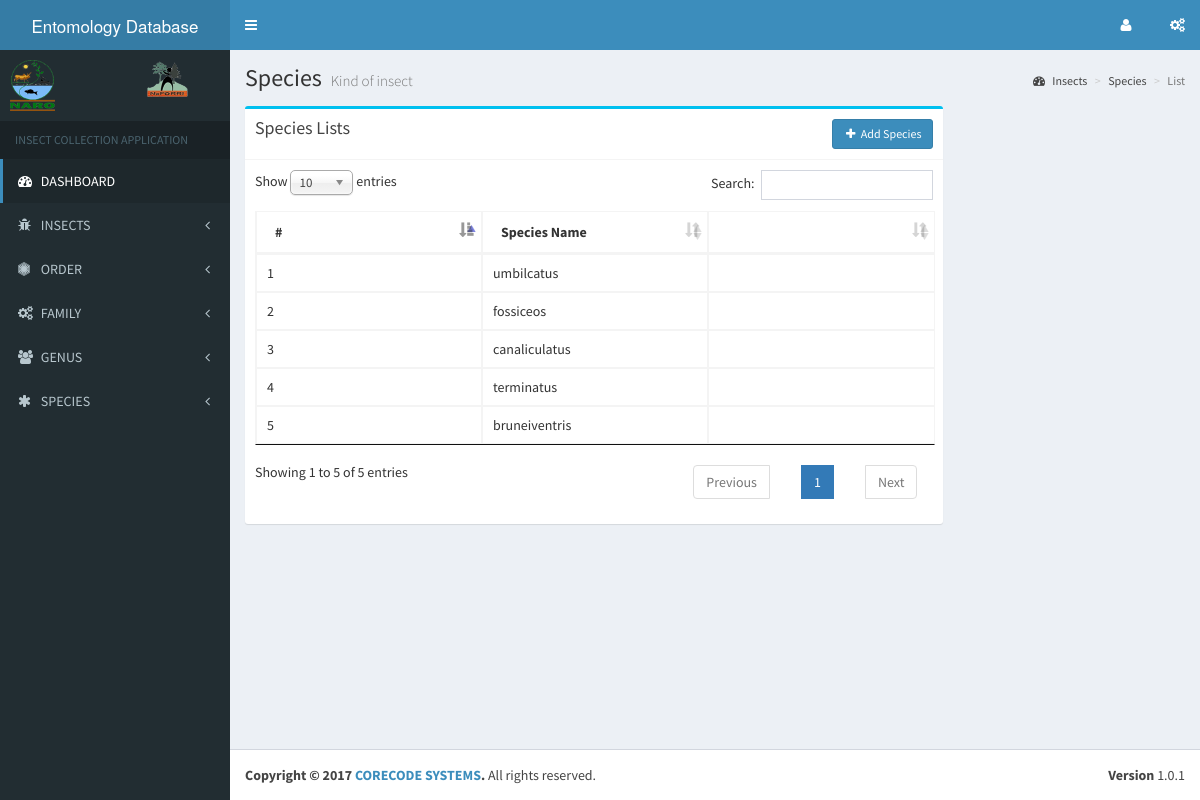
Before: /admin/species_list.php with the older database file.
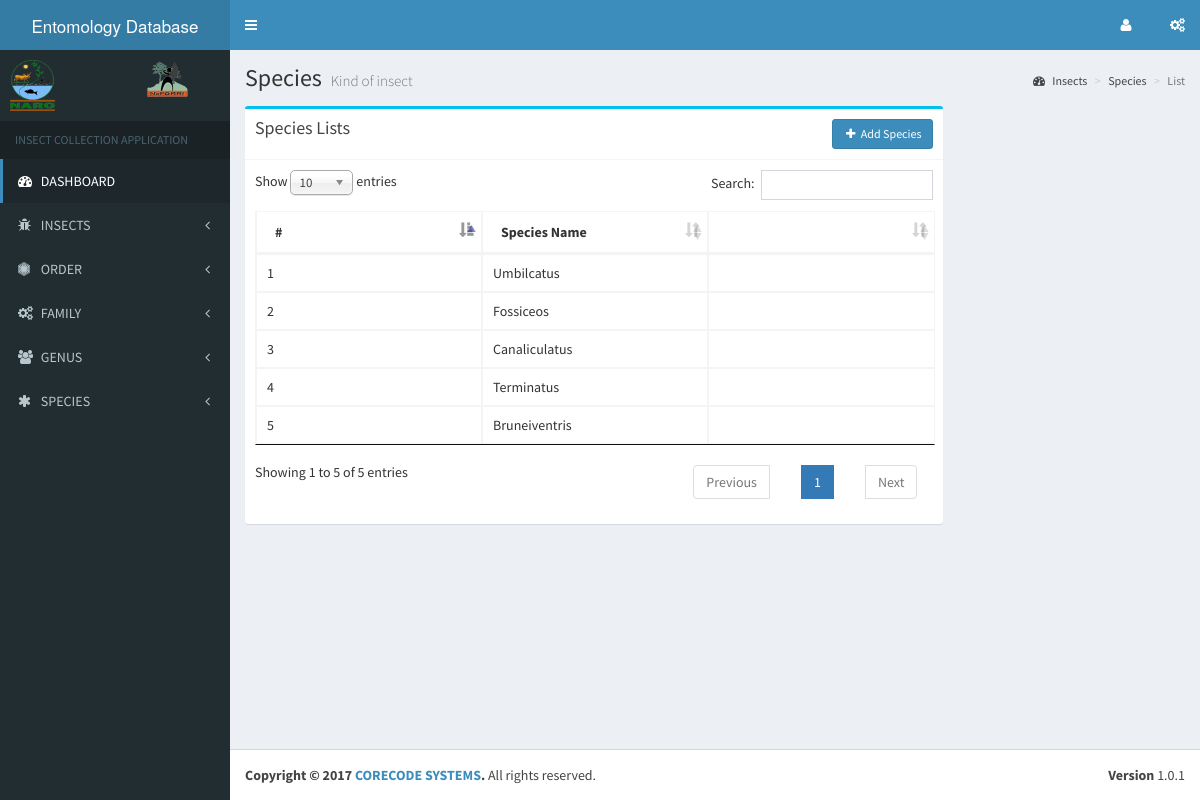
After: the same page with the newer database file.
### tables this page shows
CREATE TABLE `species` (
  `species_Id` int(11) NOT NULL,
  `species_name` varchar(50) NOT NULL
);

### libs/database.php (called while the page is built, shortened)
<?php
    class database {
        public $host    = DB_HOST;
        public $user    = DB_USER;
        public $pass    = DB_PASS;
        public $db_name = DB_NAME;
        public $conn;
        public function connect() {
            $this->conn = new mysqli($this->host, $this->user, $this->pass, $this->db_name);
        }
        public function select($query) {
            $result = $this->conn->query($query);
            if($result->num_rows > 0) {
                return $result;
            }else {
                return false;
            }
        }
    }
?>

### admin/species_list.php (the view, shortened to what this page needs)
<?php
    require_once '../libs/database.php';
    $db = new database();
    $sql_select_species = "SELECT * FROM Species";
    $species_list = $db->select($sql_select_species);
?>
<?php include 'includes/header.php'; ?>
<?php include 'includes/sidebar_nav.php'; ?>
  <div class="content-wrapper">
    <section class="content-header">
      <h1>
        Species
        <small>Kind of insect</small>
      </h1>
      <ol class="breadcrumb">
        <li><a href="#"><i class="fa fa-dashboard"></i> Insects</a></li>
        <li><a href="#">Species</a></li>
        <li class="active">List</li>
      </ol>
    </section>
    <section class="content">
        <div class="row">
            <div class="col-md-9">
                <div class="box box-info">
                    <div class="box-header with-border">
                        <h3 class="box-title">Species Lists</h3>
                        <a href="add_species.php" class="btn btn-primary btn-sm pull-right"><i class="fa fa-plus fa-fw"></i> Add Species</a>
                    </div>
                    <div class='box-body'>
                        <table class="table table-responsive table-bordered" id="content_list">
                            <thead>
                                <tr>
                                    <th>#</th>
                                    <th>Species Name</th>
                                    <th></th>
                                </tr>
                            </thead>
                            <tbody>
                                <?php $counter = 1; ?>
                                <?php while($row = $species_list->fetch_array()): ?>
                                    <tr>
                                        <td><?php echo $counter; ?></td>
                                        <td><?php echo $row['species_name']; ?></td>
                                        <td>
                                        </td>
                                    </tr>
                                    <?php $counter++; ?>
                                <?php endwhile; ?>
                            </tbody>
                        </table>
                    </div>
                </div>
            </div>
        </div>
    </section>
  </div>
<?php include 'includes/footer.php'; ?>

Changed rows visible on the page:
changed species: species_name "umbilcatus" → "Umbilcatus"
changed species: species_name "fossiceos" → "Fossiceos"
changed species: species_name "canaliculatus" → "Canaliculatus"
changed species: species_name "terminatus" → "Terminatus"
changed species: species_name "bruneiventris" → "Bruneiventris"
